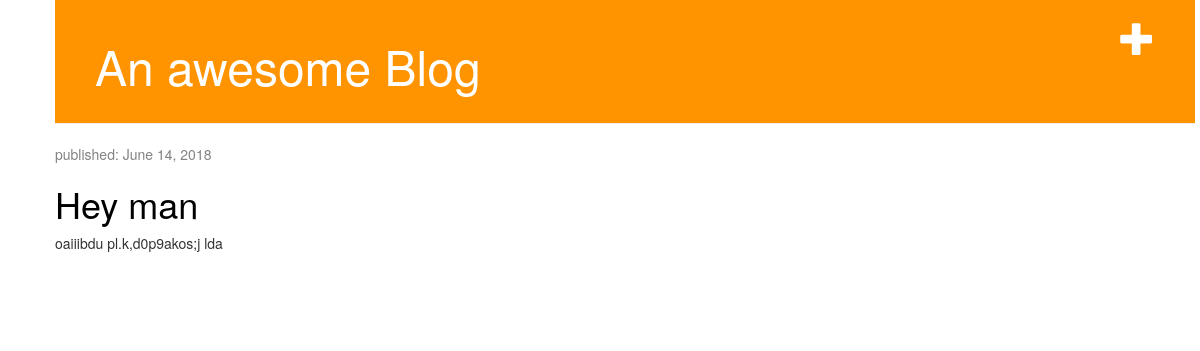
The app's page /, older data.
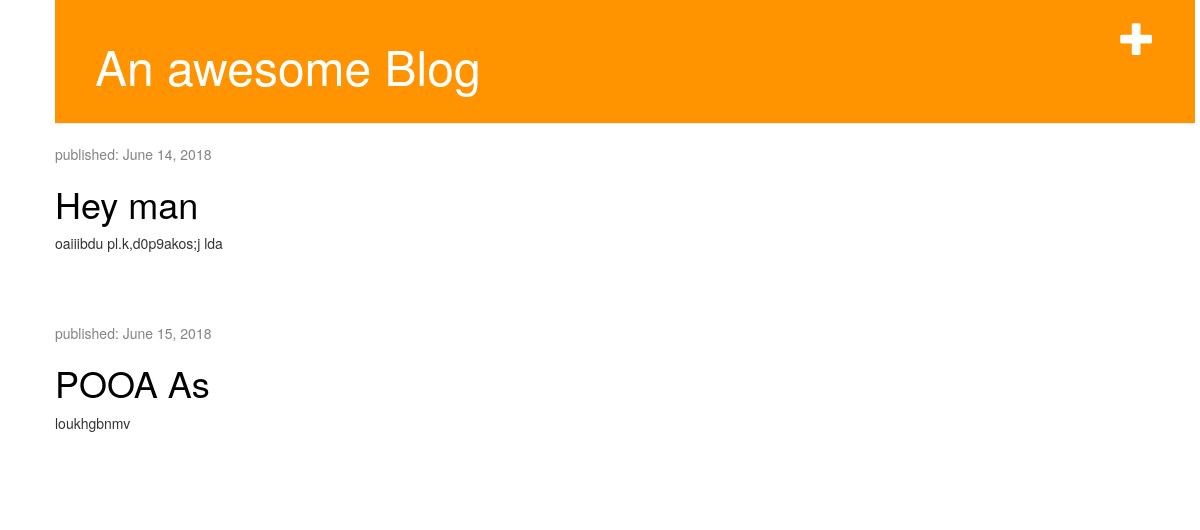
The same page, newer data.
### blog/models.py (models this page shows, shortened)
class Post(models.Model):
    author = models.ForeignKey('auth.user',on_delete=models.CASCADE)
    title = models.CharField(max_length=225,null=True)
    text = models.TextField(null=True,blank=True)
    created_date = models.DateField(default=timezone.now)
    published_date = models.DateField(blank=True,null=True)

### blog/views.py (the view)
# urls.py: path('', views.index, name='index'),
def index(request):
    all_post = Post.objects.filter(published_date__lte=timezone.now()).order_by('published_date')
    return render(request,'blog/post_list.html',{'posts':all_post})

### blog/templates/blog/post_list.html
{% extends 'blog/base.html' %}
{% block content %}
{% for post in posts %}
<div class="post">
    <div class="date">
        <p>published: {{ post.published_date }}</p>
    </div>
    <h1><a href="{% url 'detail' post.pk %}">{{ post.title }}</a></h1>
    <p>{{ post.text|linebreaksbr }}</p>
</div>
{% endfor %}
{% endblock content %}

Row changes from the older to the newer data that the page shows:
now on this page (row edited): Post: published_date "June 15, 2018", title "POOA As", text "loukhgbnmv"
